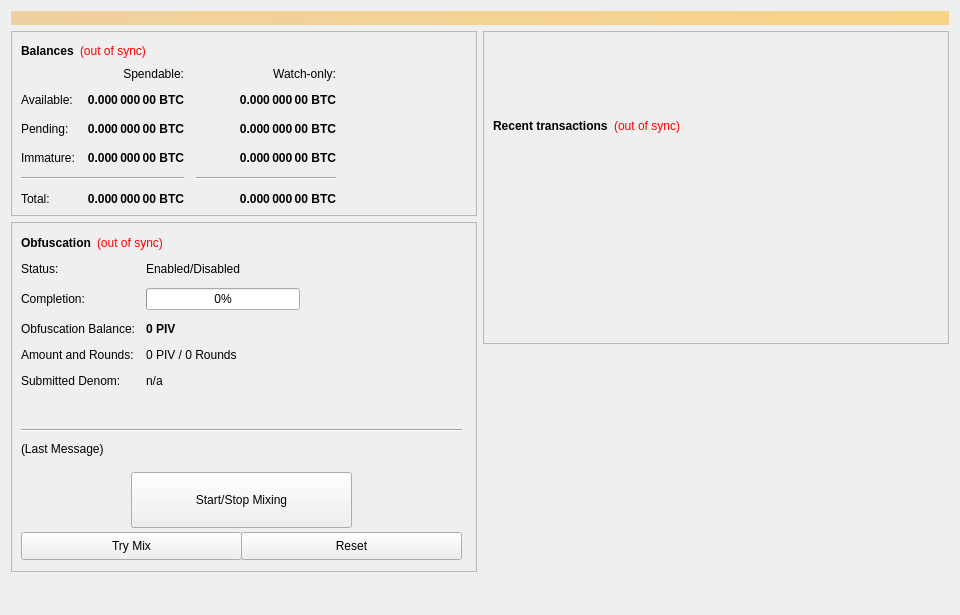
<?xml version="1.0" encoding="UTF-8"?>
<ui version="4.0">
 <class>OverviewPage</class>
 <widget class="QWidget" name="OverviewPage">
  <property name="geometry">
   <rect>
    <x>0</x>
    <y>0</y>
    <width>960</width>
    <height>615</height>
   </rect>
  </property>
  <property name="minimumSize">
   <size>
    <width>960</width>
    <height>0</height>
   </size>
  </property>
  <property name="windowTitle">
   <string>Form</string>
  </property>
  <layout class="QVBoxLayout" name="topLayout">
   <item>
    <widget class="QLabel" name="labelAlerts">
     <property name="visible">
      <bool>false</bool>
     </property>
     <property name="styleSheet">
      <string notr="true">background-color: qlineargradient(x1: 0, y1: 0, x2: 1, y2: 0, stop:0 #F0D0A0, stop:1 #F8D488); color:#000000;</string>
     </property>
     <property name="wordWrap">
      <bool>true</bool>
     </property>
     <property name="margin">
      <number>3</number>
     </property>
    </widget>
   </item>
   <item>
    <layout class="QHBoxLayout" name="horizontalLayout" stretch="1,1">
     <item>
      <layout class="QVBoxLayout" name="verticalLayout_2">
       <item>
        <widget class="QFrame" name="frame">
         <property name="frameShape">
          <enum>QFrame::StyledPanel</enum>
         </property>
         <property name="frameShadow">
          <enum>QFrame::Raised</enum>
         </property>
         <layout class="QVBoxLayout" name="verticalLayout_4">
          <item>
           <layout class="QHBoxLayout" name="horizontalLayout_4">
            <item>
             <widget class="QLabel" name="label_5">
              <property name="font">
               <font>
                <weight>75</weight>
                <bold>true</bold>
               </font>
              </property>
              <property name="text">
               <string>Balances</string>
              </property>
             </widget>
            </item>
            <item>
             <widget class="QLabel" name="labelWalletStatus">
              <property name="cursor">
               <cursorShape>WhatsThisCursor</cursorShape>
              </property>
              <property name="toolTip">
               <string>The displayed information may be out of date. Your wallet automatically synchronizes with the Phore network after a connection is established, but this process has not completed yet.</string>
              </property>
              <property name="styleSheet">
               <string notr="true">QLabel { color: red; }</string>
              </property>
              <property name="text">
               <string notr="true">(out of sync)</string>
              </property>
              <property name="alignment">
               <set>Qt::AlignLeading|Qt::AlignLeft|Qt::AlignVCenter</set>
              </property>
             </widget>
            </item>
            <item>
             <spacer name="horizontalSpacer_3">
              <property name="orientation">
               <enum>Qt::Horizontal</enum>
              </property>
              <property name="sizeHint" stdset="0">
               <size>
                <width>40</width>
                <height>20</height>
               </size>
              </property>
             </spacer>
            </item>
           </layout>
          </item>
          <item>
           <layout class="QGridLayout" name="gridLayout">
            <property name="spacing">
             <number>12</number>
            </property>
            <item row="2" column="2">
             <widget class="QLabel" name="labelWatchPending">
              <property name="font">
               <font>
                <weight>75</weight>
                <bold>true</bold>
               </font>
              </property>
              <property name="cursor">
               <cursorShape>IBeamCursor</cursorShape>
              </property>
              <property name="toolTip">
               <string>Unconfirmed transactions to watch-only addresses</string>
              </property>
              <property name="text">
               <string notr="true">0.000 000 00 BTC</string>
              </property>
              <property name="alignment">
               <set>Qt::AlignRight|Qt::AlignTrailing|Qt::AlignVCenter</set>
              </property>
              <property name="textInteractionFlags">
               <set>Qt::LinksAccessibleByMouse|Qt::TextSelectableByKeyboard|Qt::TextSelectableByMouse</set>
              </property>
             </widget>
            </item>
            <item row="2" column="1">
             <widget class="QLabel" name="labelUnconfirmed">
              <property name="font">
               <font>
                <weight>75</weight>
                <bold>true</bold>
               </font>
              </property>
              <property name="cursor">
               <cursorShape>IBeamCursor</cursorShape>
              </property>
              <property name="toolTip">
               <string>Total of transactions that have yet to be confirmed, and do not yet count toward the spendable balance</string>
              </property>
              <property name="text">
               <string notr="true">0.000 000 00 BTC</string>
              </property>
              <property name="alignment">
               <set>Qt::AlignRight|Qt::AlignTrailing|Qt::AlignVCenter</set>
              </property>
              <property name="textInteractionFlags">
               <set>Qt::LinksAccessibleByMouse|Qt::TextSelectableByKeyboard|Qt::TextSelectableByMouse</set>
              </property>
             </widget>
            </item>
            <item row="3" column="2">
             <widget class="QLabel" name="labelWatchImmature">
              <property name="font">
               <font>
                <weight>75</weight>
                <bold>true</bold>
               </font>
              </property>
              <property name="cursor">
               <cursorShape>IBeamCursor</cursorShape>
              </property>
              <property name="toolTip">
               <string>Staked or masternode rewards in watch-only addresses that has not yet matured</string>
              </property>
              <property name="text">
               <string notr="true">0.000 000 00 BTC</string>
              </property>
              <property name="alignment">
               <set>Qt::AlignRight|Qt::AlignTrailing|Qt::AlignVCenter</set>
              </property>
              <property name="textInteractionFlags">
               <set>Qt::LinksAccessibleByMouse|Qt::TextSelectableByKeyboard|Qt::TextSelectableByMouse</set>
              </property>
             </widget>
            </item>
            <item row="4" column="0" colspan="2">
             <widget class="Line" name="lineSpendableBalance">
              <property name="orientation">
               <enum>Qt::Horizontal</enum>
              </property>
             </widget>
            </item>
            <item row="4" column="2">
             <widget class="Line" name="lineWatchBalance">
              <property name="sizePolicy">
               <sizepolicy hsizetype="Preferred" vsizetype="Fixed">
                <horstretch>0</horstretch>
                <verstretch>0</verstretch>
               </sizepolicy>
              </property>
              <property name="minimumSize">
               <size>
                <width>140</width>
                <height>0</height>
               </size>
              </property>
              <property name="orientation">
               <enum>Qt::Horizontal</enum>
              </property>
             </widget>
            </item>
            <item row="5" column="0">
             <widget class="QLabel" name="labelTotalText">
              <property name="text">
               <string>Total:</string>
              </property>
             </widget>
            </item>
            <item row="3" column="1">
             <widget class="QLabel" name="labelImmature">
              <property name="font">
               <font>
                <weight>75</weight>
                <bold>true</bold>
               </font>
              </property>
              <property name="cursor">
               <cursorShape>IBeamCursor</cursorShape>
              </property>
              <property name="toolTip">
               <string>Staked or masternode rewards that has not yet matured</string>
              </property>
              <property name="text">
               <string notr="true">0.000 000 00 BTC</string>
              </property>
              <property name="alignment">
               <set>Qt::AlignRight|Qt::AlignTrailing|Qt::AlignVCenter</set>
              </property>
              <property name="textInteractionFlags">
               <set>Qt::LinksAccessibleByMouse|Qt::TextSelectableByKeyboard|Qt::TextSelectableByMouse</set>
              </property>
             </widget>
            </item>
            <item row="2" column="3">
             <spacer name="horizontalSpacer_2">
              <property name="orientation">
               <enum>Qt::Horizontal</enum>
              </property>
              <property name="sizeHint" stdset="0">
               <size>
                <width>40</width>
                <height>20</height>
               </size>
              </property>
             </spacer>
            </item>
            <item row="3" column="0">
             <widget class="QLabel" name="labelImmatureText">
              <property name="text">
               <string>Immature:</string>
              </property>
             </widget>
            </item>
            <item row="5" column="1">
             <widget class="QLabel" name="labelTotal">
              <property name="font">
               <font>
                <weight>75</weight>
                <bold>true</bold>
               </font>
              </property>
              <property name="cursor">
               <cursorShape>IBeamCursor</cursorShape>
              </property>
              <property name="toolTip">
               <string>Your current total balance</string>
              </property>
              <property name="text">
               <string notr="true">0.000 000 00 BTC</string>
              </property>
              <property name="alignment">
               <set>Qt::AlignRight|Qt::AlignTrailing|Qt::AlignVCenter</set>
              </property>
              <property name="textInteractionFlags">
               <set>Qt::LinksAccessibleByMouse|Qt::TextSelectableByKeyboard|Qt::TextSelectableByMouse</set>
              </property>
             </widget>
            </item>
            <item row="5" column="2">
             <widget class="QLabel" name="labelWatchTotal">
              <property name="font">
               <font>
                <weight>75</weight>
                <bold>true</bold>
               </font>
              </property>
              <property name="cursor">
               <cursorShape>IBeamCursor</cursorShape>
              </property>
              <property name="toolTip">
               <string>Current total balance in watch-only addresses</string>
              </property>
              <property name="text">
               <string notr="true">0.000 000 00 BTC</string>
              </property>
              <property name="alignment">
               <set>Qt::AlignRight|Qt::AlignTrailing|Qt::AlignVCenter</set>
              </property>
              <property name="textInteractionFlags">
               <set>Qt::LinksAccessibleByMouse|Qt::TextSelectableByKeyboard|Qt::TextSelectableByMouse</set>
              </property>
             </widget>
            </item>
            <item row="0" column="2">
             <widget class="QLabel" name="labelWatchonly">
              <property name="text">
               <string>Watch-only:</string>
              </property>
              <property name="alignment">
               <set>Qt::AlignRight|Qt::AlignTrailing|Qt::AlignVCenter</set>
              </property>
             </widget>
            </item>
            <item row="1" column="0">
             <widget class="QLabel" name="labelBalanceText">
              <property name="text">
               <string>Available:</string>
              </property>
             </widget>
            </item>
            <item row="1" column="1">
             <widget class="QLabel" name="labelBalance">
              <property name="font">
               <font>
                <weight>75</weight>
                <bold>true</bold>
               </font>
              </property>
              <property name="cursor">
               <cursorShape>IBeamCursor</cursorShape>
              </property>
              <property name="toolTip">
               <string>Your current spendable balance</string>
              </property>
              <property name="text">
               <string notr="true">0.000 000 00 BTC</string>
              </property>
              <property name="alignment">
               <set>Qt::AlignRight|Qt::AlignTrailing|Qt::AlignVCenter</set>
              </property>
              <property name="textInteractionFlags">
               <set>Qt::LinksAccessibleByMouse|Qt::TextSelectableByKeyboard|Qt::TextSelectableByMouse</set>
              </property>
             </widget>
            </item>
            <item row="1" column="2">
             <widget class="QLabel" name="labelWatchAvailable">
              <property name="font">
               <font>
                <weight>75</weight>
                <bold>true</bold>
               </font>
              </property>
              <property name="cursor">
               <cursorShape>IBeamCursor</cursorShape>
              </property>
              <property name="toolTip">
               <string>Your current balance in watch-only addresses</string>
              </property>
              <property name="text">
               <string notr="true">0.000 000 00 BTC</string>
              </property>
              <property name="alignment">
               <set>Qt::AlignRight|Qt::AlignTrailing|Qt::AlignVCenter</set>
              </property>
              <property name="textInteractionFlags">
               <set>Qt::LinksAccessibleByMouse|Qt::TextSelectableByKeyboard|Qt::TextSelectableByMouse</set>
              </property>
             </widget>
            </item>
            <item row="2" column="0">
             <widget class="QLabel" name="labelPendingText">
              <property name="text">
               <string>Pending:</string>
              </property>
             </widget>
            </item>
            <item row="0" column="1">
             <widget class="QLabel" name="labelSpendable">
              <property name="text">
               <string>Spendable:</string>
              </property>
              <property name="alignment">
               <set>Qt::AlignRight|Qt::AlignTrailing|Qt::AlignVCenter</set>
              </property>
             </widget>
            </item>
           </layout>
          </item>
         </layout>
        </widget>
       </item>
       <item>
        <widget class="QFrame" name="frameObfuscation">
         <property name="minimumSize">
          <size>
           <width>0</width>
           <height>350</height>
          </size>
         </property>
         <property name="layoutDirection">
          <enum>Qt::LeftToRight</enum>
         </property>
         <property name="frameShape">
          <enum>QFrame::StyledPanel</enum>
         </property>
         <property name="frameShadow">
          <enum>QFrame::Raised</enum>
         </property>
         <widget class="QWidget" name="formLayoutWidget">
          <property name="geometry">
           <rect>
            <x>10</x>
            <y>40</y>
            <width>451</width>
            <height>161</height>
           </rect>
          </property>
          <layout class="QFormLayout" name="formLayout">
           <property name="fieldGrowthPolicy">
            <enum>QFormLayout::AllNonFixedFieldsGrow</enum>
           </property>
           <property name="horizontalSpacing">
            <number>11</number>
           </property>
           <property name="verticalSpacing">
            <number>12</number>
           </property>
           <item row="0" column="0">
            <widget class="QLabel" name="label_6">
             <property name="text">
              <string>Status:</string>
             </property>
            </widget>
           </item>
           <item row="1" column="0">
            <widget class="QLabel" name="label_7">
             <property name="text">
              <string>Completion:</string>
             </property>
            </widget>
           </item>
           <item row="1" column="1">
            <widget class="QProgressBar" name="obfuscationProgress">
             <property name="maximumSize">
              <size>
               <width>154</width>
               <height>16777215</height>
              </size>
             </property>
             <property name="value">
              <number>0</number>
             </property>
            </widget>
           </item>
           <item row="2" column="0">
            <widget class="QLabel" name="labelAnonymizedText">
             <property name="text">
              <string>Obfuscation Balance:</string>
             </property>
            </widget>
           </item>
           <item row="2" column="1">
            <widget class="QLabel" name="labelAnonymized">
             <property name="font">
              <font>
               <weight>75</weight>
               <bold>true</bold>
              </font>
             </property>
             <property name="text">
              <string notr="true">0 PIV</string>
             </property>
            </widget>
           </item>
           <item row="3" column="0">
            <widget class="QLabel" name="label_8">
             <property name="text">
              <string>Amount and Rounds:</string>
             </property>
            </widget>
           </item>
           <item row="3" column="1">
            <widget class="QLabel" name="labelAmountRounds">
             <property name="text">
              <string>0 PIV / 0 Rounds</string>
             </property>
            </widget>
           </item>
           <item row="4" column="0">
            <widget class="QLabel" name="label_9">
             <property name="text">
              <string>Submitted Denom:</string>
             </property>
            </widget>
           </item>
           <item row="4" column="1">
            <widget class="QLabel" name="labelSubmittedDenom">
             <property name="toolTip">
              <string>The denominations you submitted to the Masternode.&lt;br&gt;To mix, other users must submit the exact same denominations.</string>
             </property>
             <property name="text">
              <string>n/a</string>
             </property>
            </widget>
           </item>
           <item row="0" column="1">
            <widget class="QLabel" name="obfuscationEnabled">
             <property name="text">
              <string>Enabled/Disabled</string>
             </property>
            </widget>
           </item>
          </layout>
         </widget>
         <widget class="QPushButton" name="runAutoDenom">
          <property name="geometry">
           <rect>
            <x>251</x>
            <y>17</y>
            <width>1</width>
            <height>1</height>
           </rect>
          </property>
          <property name="palette">
           <palette>
            <active>
             <colorrole role="WindowText">
              <brush brushstyle="SolidPattern">
               <color alpha="255">
                <red>0</red>
                <green>0</green>
                <blue>0</blue>
               </color>
              </brush>
             </colorrole>
             <colorrole role="Button">
              <brush brushstyle="SolidPattern">
               <color alpha="255">
                <red>239</red>
                <green>238</green>
                <blue>238</blue>
               </color>
              </brush>
             </colorrole>
             <colorrole role="Light">
              <brush brushstyle="SolidPattern">
               <color alpha="255">
                <red>255</red>
                <green>255</green>
                <blue>255</blue>
               </color>
              </brush>
             </colorrole>
             <colorrole role="Midlight">
              <brush brushstyle="SolidPattern">
               <color alpha="255">
                <red>247</red>
                <green>246</green>
                <blue>246</blue>
               </color>
              </brush>
             </colorrole>
             <colorrole role="Dark">
              <brush brushstyle="SolidPattern">
               <color alpha="255">
                <red>119</red>
                <green>119</green>
                <blue>119</blue>
               </color>
              </brush>
             </colorrole>
             <colorrole role="Mid">
              <brush brushstyle="SolidPattern">
               <color alpha="255">
                <red>159</red>
                <green>159</green>
                <blue>159</blue>
               </color>
              </brush>
             </colorrole>
             <colorrole role="Text">
              <brush brushstyle="SolidPattern">
               <color alpha="255">
                <red>0</red>
                <green>0</green>
                <blue>0</blue>
               </color>
              </brush>
             </colorrole>
             <colorrole role="BrightText">
              <brush brushstyle="SolidPattern">
               <color alpha="255">
                <red>255</red>
                <green>255</green>
                <blue>255</blue>
               </color>
              </brush>
             </colorrole>
             <colorrole role="ButtonText">
              <brush brushstyle="SolidPattern">
               <color alpha="255">
                <red>0</red>
                <green>0</green>
                <blue>0</blue>
               </color>
              </brush>
             </colorrole>
             <colorrole role="Base">
              <brush brushstyle="SolidPattern">
               <color alpha="255">
                <red>255</red>
                <green>255</green>
                <blue>255</blue>
               </color>
              </brush>
             </colorrole>
             <colorrole role="Window">
              <brush brushstyle="SolidPattern">
               <color alpha="255">
                <red>239</red>
                <green>238</green>
                <blue>238</blue>
               </color>
              </brush>
             </colorrole>
             <colorrole role="Shadow">
              <brush brushstyle="SolidPattern">
               <color alpha="255">
                <red>0</red>
                <green>0</green>
                <blue>0</blue>
               </color>
              </brush>
             </colorrole>
             <colorrole role="AlternateBase">
              <brush brushstyle="SolidPattern">
               <color alpha="255">
                <red>247</red>
                <green>246</green>
                <blue>246</blue>
               </color>
              </brush>
             </colorrole>
             <colorrole role="ToolTipBase">
              <brush brushstyle="SolidPattern">
               <color alpha="255">
                <red>255</red>
                <green>255</green>
                <blue>220</blue>
               </color>
              </brush>
             </colorrole>
             <colorrole role="ToolTipText">
              <brush brushstyle="SolidPattern">
               <color alpha="255">
                <red>0</red>
                <green>0</green>
                <blue>0</blue>
               </color>
              </brush>
             </colorrole>
            </active>
            <inactive>
             <colorrole role="WindowText">
              <brush brushstyle="SolidPattern">
               <color alpha="255">
                <red>0</red>
                <green>0</green>
                <blue>0</blue>
               </color>
              </brush>
             </colorrole>
             <colorrole role="Button">
              <brush brushstyle="SolidPattern">
               <color alpha="255">
                <red>239</red>
                <green>238</green>
                <blue>238</blue>
               </color>
              </brush>
             </colorrole>
             <colorrole role="Light">
              <brush brushstyle="SolidPattern">
               <color alpha="255">
                <red>255</red>
                <green>255</green>
                <blue>255</blue>
               </color>
              </brush>
             </colorrole>
             <colorrole role="Midlight">
              <brush brushstyle="SolidPattern">
               <color alpha="255">
                <red>247</red>
                <green>246</green>
                <blue>246</blue>
               </color>
              </brush>
             </colorrole>
             <colorrole role="Dark">
              <brush brushstyle="SolidPattern">
               <color alpha="255">
                <red>119</red>
                <green>119</green>
                <blue>119</blue>
               </color>
              </brush>
             </colorrole>
             <colorrole role="Mid">
              <brush brushstyle="SolidPattern">
               <color alpha="255">
                <red>159</red>
                <green>159</green>
                <blue>159</blue>
               </color>
              </brush>
             </colorrole>
             <colorrole role="Text">
              <brush brushstyle="SolidPattern">
               <color alpha="255">
                <red>0</red>
                <green>0</green>
                <blue>0</blue>
               </color>
              </brush>
             </colorrole>
             <colorrole role="BrightText">
              <brush brushstyle="SolidPattern">
               <color alpha="255">
                <red>255</red>
                <green>255</green>
                <blue>255</blue>
               </color>
              </brush>
             </colorrole>
             <colorrole role="ButtonText">
              <brush brushstyle="SolidPattern">
               <color alpha="255">
                <red>0</red>
                <green>0</green>
                <blue>0</blue>
               </color>
              </brush>
             </colorrole>
             <colorrole role="Base">
              <brush brushstyle="SolidPattern">
               <color alpha="255">
                <red>255</red>
                <green>255</green>
                <blue>255</blue>
               </color>
              </brush>
             </colorrole>
             <colorrole role="Window">
              <brush brushstyle="SolidPattern">
               <color alpha="255">
                <red>239</red>
                <green>238</green>
                <blue>238</blue>
               </color>
              </brush>
             </colorrole>
             <colorrole role="Shadow">
              <brush brushstyle="SolidPattern">
               <color alpha="255">
                <red>0</red>
                <green>0</green>
                <blue>0</blue>
               </color>
              </brush>
             </colorrole>
             <colorrole role="AlternateBase">
              <brush brushstyle="SolidPattern">
               <color alpha="255">
                <red>247</red>
                <green>246</green>
                <blue>246</blue>
               </color>
              </brush>
             </colorrole>
             <colorrole role="ToolTipBase">
              <brush brushstyle="SolidPattern">
               <color alpha="255">
                <red>255</red>
                <green>255</green>
                <blue>220</blue>
               </color>
              </brush>
             </colorrole>
             <colorrole role="ToolTipText">
              <brush brushstyle="SolidPattern">
               <color alpha="255">
                <red>0</red>
                <green>0</green>
                <blue>0</blue>
               </color>
              </brush>
             </colorrole>
            </inactive>
            <disabled>
             <colorrole role="WindowText">
              <brush brushstyle="SolidPattern">
               <color alpha="255">
                <red>119</red>
                <green>119</green>
                <blue>119</blue>
               </color>
              </brush>
             </colorrole>
             <colorrole role="Button">
              <brush brushstyle="SolidPattern">
               <color alpha="255">
                <red>239</red>
                <green>238</green>
                <blue>238</blue>
               </color>
              </brush>
             </colorrole>
             <colorrole role="Light">
              <brush brushstyle="SolidPattern">
               <color alpha="255">
                <red>255</red>
                <green>255</green>
                <blue>255</blue>
               </color>
              </brush>
             </colorrole>
             <colorrole role="Midlight">
              <brush brushstyle="SolidPattern">
               <color alpha="255">
                <red>247</red>
                <green>246</green>
                <blue>246</blue>
               </color>
              </brush>
             </colorrole>
             <colorrole role="Dark">
              <brush brushstyle="SolidPattern">
               <color alpha="255">
                <red>119</red>
                <green>119</green>
                <blue>119</blue>
               </color>
              </brush>
             </colorrole>
             <colorrole role="Mid">
              <brush brushstyle="SolidPattern">
               <color alpha="255">
                <red>159</red>
                <green>159</green>
                <blue>159</blue>
               </color>
              </brush>
             </colorrole>
             <colorrole role="Text">
              <brush brushstyle="SolidPattern">
               <color alpha="255">
                <red>119</red>
                <green>119</green>
                <blue>119</blue>
               </color>
              </brush>
             </colorrole>
             <colorrole role="BrightText">
              <brush brushstyle="SolidPattern">
               <color alpha="255">
                <red>255</red>
                <green>255</green>
                <blue>255</blue>
               </color>
              </brush>
             </colorrole>
             <colorrole role="ButtonText">
              <brush brushstyle="SolidPattern">
               <color alpha="255">
                <red>119</red>
                <green>119</green>
                <blue>119</blue>
               </color>
              </brush>
             </colorrole>
             <colorrole role="Base">
              <brush brushstyle="SolidPattern">
               <color alpha="255">
                <red>239</red>
                <green>238</green>
                <blue>238</blue>
               </color>
              </brush>
             </colorrole>
             <colorrole role="Window">
              <brush brushstyle="SolidPattern">
               <color alpha="255">
                <red>239</red>
                <green>238</green>
                <blue>238</blue>
               </color>
              </brush>
             </colorrole>
             <colorrole role="Shadow">
              <brush brushstyle="SolidPattern">
               <color alpha="255">
                <red>0</red>
                <green>0</green>
                <blue>0</blue>
               </color>
              </brush>
             </colorrole>
             <colorrole role="AlternateBase">
              <brush brushstyle="SolidPattern">
               <color alpha="255">
                <red>239</red>
                <green>238</green>
                <blue>238</blue>
               </color>
              </brush>
             </colorrole>
             <colorrole role="ToolTipBase">
              <brush brushstyle="SolidPattern">
               <color alpha="255">
                <red>255</red>
                <green>255</green>
                <blue>220</blue>
               </color>
              </brush>
             </colorrole>
             <colorrole role="ToolTipText">
              <brush brushstyle="SolidPattern">
               <color alpha="255">
                <red>0</red>
                <green>0</green>
                <blue>0</blue>
               </color>
              </brush>
             </colorrole>
            </disabled>
           </palette>
          </property>
          <property name="focusPolicy">
           <enum>Qt::NoFocus</enum>
          </property>
          <property name="autoFillBackground">
           <bool>true</bool>
          </property>
          <property name="text">
           <string/>
          </property>
          <property name="flat">
           <bool>true</bool>
          </property>
         </widget>
         <widget class="QPushButton" name="toggleObfuscation">
          <property name="geometry">
           <rect>
            <x>120</x>
            <y>250</y>
            <width>221</width>
            <height>56</height>
           </rect>
          </property>
          <property name="sizePolicy">
           <sizepolicy hsizetype="MinimumExpanding" vsizetype="Fixed">
            <horstretch>0</horstretch>
            <verstretch>0</verstretch>
           </sizepolicy>
          </property>
          <property name="text">
           <string>Start/Stop Mixing</string>
          </property>
         </widget>
         <widget class="Line" name="lineLastMessage">
          <property name="geometry">
           <rect>
            <x>10</x>
            <y>200</y>
            <width>441</width>
            <height>16</height>
           </rect>
          </property>
          <property name="orientation">
           <enum>Qt::Horizontal</enum>
          </property>
         </widget>
         <widget class="QLabel" name="obfuscationStatus">
          <property name="geometry">
           <rect>
            <x>10</x>
            <y>220</y>
            <width>451</width>
            <height>61</height>
           </rect>
          </property>
          <property name="minimumSize">
           <size>
            <width>288</width>
            <height>43</height>
           </size>
          </property>
          <property name="text">
           <string>(Last Message)</string>
          </property>
          <property name="alignment">
           <set>Qt::AlignLeading|Qt::AlignLeft|Qt::AlignTop</set>
          </property>
          <property name="wordWrap">
           <bool>true</bool>
          </property>
         </widget>
         <widget class="QPushButton" name="obfuscationAuto">
          <property name="geometry">
           <rect>
            <x>10</x>
            <y>310</y>
            <width>221</width>
            <height>28</height>
           </rect>
          </property>
          <property name="sizePolicy">
           <sizepolicy hsizetype="MinimumExpanding" vsizetype="Fixed">
            <horstretch>0</horstretch>
            <verstretch>0</verstretch>
           </sizepolicy>
          </property>
          <property name="toolTip">
           <string>Try to manually submit a Obfuscation request.</string>
          </property>
          <property name="text">
           <string>Try Mix</string>
          </property>
         </widget>
         <widget class="QPushButton" name="obfuscationReset">
          <property name="geometry">
           <rect>
            <x>230</x>
            <y>310</y>
            <width>221</width>
            <height>28</height>
           </rect>
          </property>
          <property name="sizePolicy">
           <sizepolicy hsizetype="MinimumExpanding" vsizetype="Fixed">
            <horstretch>0</horstretch>
            <verstretch>0</verstretch>
           </sizepolicy>
          </property>
          <property name="toolTip">
           <string>Reset the current status of Obfuscation (can interrupt Obfuscation if it's in the process of Mixing, which can cost you money!)</string>
          </property>
          <property name="autoFillBackground">
           <bool>false</bool>
          </property>
          <property name="text">
           <string>Reset</string>
          </property>
         </widget>
         <widget class="QWidget" name="layoutWidget">
          <property name="geometry">
           <rect>
            <x>10</x>
            <y>10</y>
            <width>431</width>
            <height>22</height>
           </rect>
          </property>
          <layout class="QHBoxLayout" name="horizontalLayout_5">
           <item>
            <widget class="QLabel" name="label_2">
             <property name="font">
              <font>
               <weight>75</weight>
               <bold>true</bold>
              </font>
             </property>
             <property name="text">
              <string>Obfuscation</string>
             </property>
            </widget>
           </item>
           <item>
            <widget class="QLabel" name="labelObfuscationSyncStatus">
             <property name="toolTip">
              <string>The displayed information may be out of date. Your wallet automatically synchronizes with the Phore network after a connection is established, but this process has not completed yet.</string>
             </property>
             <property name="styleSheet">
              <string notr="true">QLabel { color: red; }</string>
             </property>
             <property name="text">
              <string notr="true">(out of sync)</string>
             </property>
             <property name="alignment">
              <set>Qt::AlignLeading|Qt::AlignLeft|Qt::AlignVCenter</set>
             </property>
            </widget>
           </item>
           <item>
            <spacer name="horizontalSpacer_4">
             <property name="orientation">
              <enum>Qt::Horizontal</enum>
             </property>
             <property name="sizeHint" stdset="0">
              <size>
               <width>40</width>
               <height>20</height>
              </size>
             </property>
            </spacer>
           </item>
          </layout>
         </widget>
        </widget>
       </item>
       <item>
        <spacer name="verticalSpacer">
         <property name="orientation">
          <enum>Qt::Vertical</enum>
         </property>
         <property name="sizeHint" stdset="0">
          <size>
           <width>20</width>
           <height>40</height>
          </size>
         </property>
        </spacer>
       </item>
      </layout>
     </item>
     <item>
      <layout class="QVBoxLayout" name="verticalLayout_3">
       <item>
        <widget class="QFrame" name="frame_2">
         <property name="frameShape">
          <enum>QFrame::StyledPanel</enum>
         </property>
         <property name="frameShadow">
          <enum>QFrame::Raised</enum>
         </property>
         <layout class="QVBoxLayout" name="verticalLayout">
          <item>
           <spacer name="verticalSpacer_3">
            <property name="orientation">
             <enum>Qt::Vertical</enum>
            </property>
            <property name="sizeType">
             <enum>QSizePolicy::Fixed</enum>
            </property>
            <property name="sizeHint" stdset="0">
             <size>
              <width>20</width>
              <height>75</height>
             </size>
            </property>
           </spacer>
          </item>
          <item>
           <layout class="QHBoxLayout" name="horizontalLayout_2">
            <item>
             <widget class="QLabel" name="label_4">
              <property name="font">
               <font>
                <weight>75</weight>
                <bold>true</bold>
               </font>
              </property>
              <property name="text">
               <string>Recent transactions</string>
              </property>
             </widget>
            </item>
            <item>
             <widget class="QLabel" name="labelTransactionsStatus">
              <property name="cursor">
               <cursorShape>WhatsThisCursor</cursorShape>
              </property>
              <property name="toolTip">
               <string>The displayed information may be out of date. Your wallet automatically synchronizes with the Phore network after a connection is established, but this process has not completed yet.</string>
              </property>
              <property name="styleSheet">
               <string notr="true">QLabel { color: red; }</string>
              </property>
              <property name="text">
               <string notr="true">(out of sync)</string>
              </property>
              <property name="alignment">
               <set>Qt::AlignRight|Qt::AlignTrailing|Qt::AlignVCenter</set>
              </property>
             </widget>
            </item>
            <item>
             <spacer name="horizontalSpacer">
              <property name="orientation">
               <enum>Qt::Horizontal</enum>
              </property>
              <property name="sizeHint" stdset="0">
               <size>
                <width>40</width>
                <height>20</height>
               </size>
              </property>
             </spacer>
            </item>
           </layout>
          </item>
          <item>
           <widget class="QListView" name="listTransactions">
            <property name="styleSheet">
             <string notr="true">QListView { background: transparent; }</string>
            </property>
            <property name="frameShape">
             <enum>QFrame::NoFrame</enum>
            </property>
            <property name="verticalScrollBarPolicy">
             <enum>Qt::ScrollBarAlwaysOff</enum>
            </property>
            <property name="horizontalScrollBarPolicy">
             <enum>Qt::ScrollBarAlwaysOff</enum>
            </property>
            <property name="selectionMode">
             <enum>QAbstractItemView::NoSelection</enum>
            </property>
           </widget>
          </item>
         </layout>
        </widget>
       </item>
       <item>
        <spacer name="verticalSpacer_2">
         <property name="orientation">
          <enum>Qt::Vertical</enum>
         </property>
         <property name="sizeType">
          <enum>QSizePolicy::Expanding</enum>
         </property>
         <property name="sizeHint" stdset="0">
          <size>
           <width>20</width>
           <height>40</height>
          </size>
         </property>
        </spacer>
       </item>
      </layout>
     </item>
    </layout>
   </item>
  </layout>
 </widget>
 <resources/>
 <connections/>
</ui>
